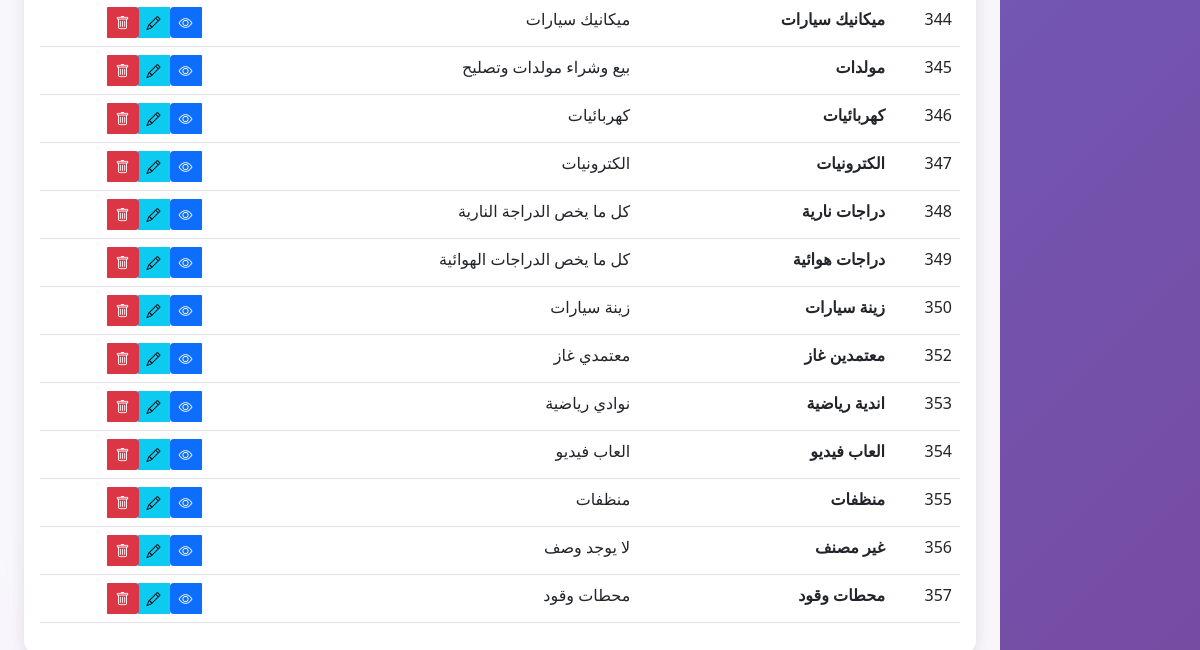
Page /admin/categories (signed in, lower part) on the earlier database version.
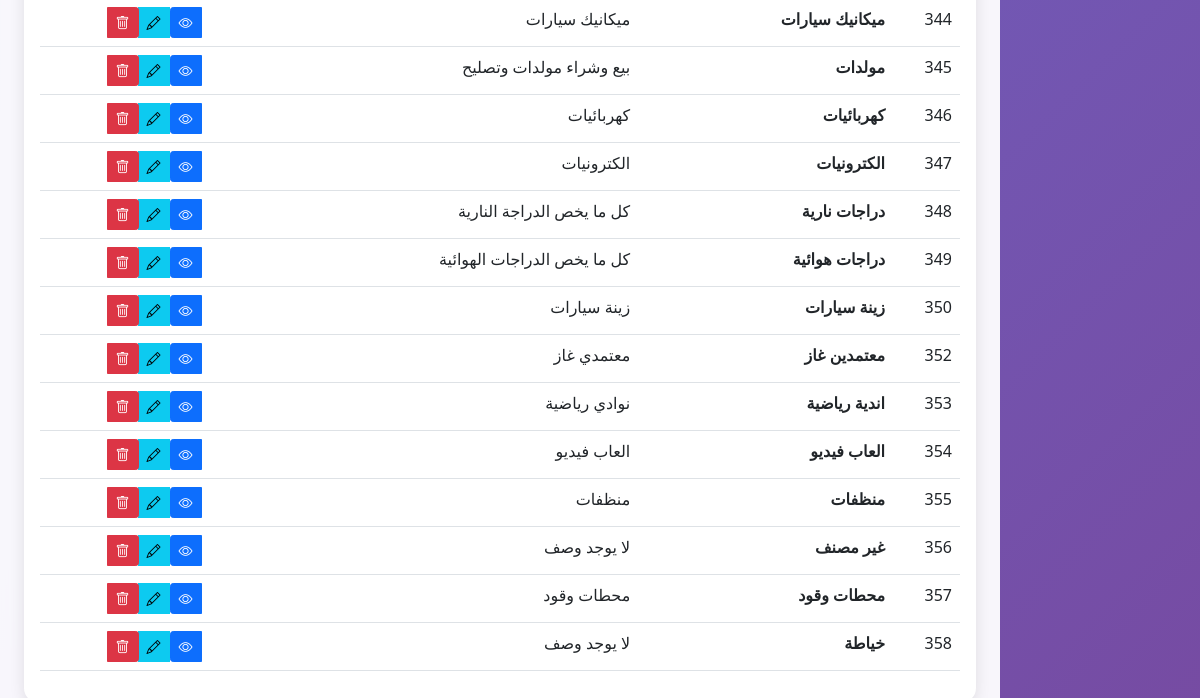
Same page on the later database version.
### tables this page shows
CREATE TABLE categories (
            id INTEGER PRIMARY KEY AUTOINCREMENT,
            name TEXT NOT NULL,
            description TEXT
        );

### app.py (the view)
@app.route('/admin/categories')
def admin_categories():
    if 'user_id' not in session or not session.get('is_admin'):
        flash('ليس لديك صلاحية للوصول لهذه الصفحة', 'error')
        return redirect(url_for('index'))
    conn = sqlite3.connect('hussainiya_stores.db')
    cursor = conn.cursor()
    cursor.execute('SELECT * FROM categories ORDER BY id')
    categories = cursor.fetchall()
    conn.close()
    return render_template('admin_categories.html', categories=categories)

### app.py (called while the page is built, shortened)
@app.before_request
def check_maintenance_mode():
    if request.endpoint and (request.endpoint.startswith('admin_') or
                           request.endpoint == 'login' or
                           request.endpoint == 'logout' or
                           request.endpoint == 'register' or
                           request.endpoint == 'welcome' or
                           request.endpoint == 'save_settings'):
        return

### templates/admin_categories.html (shortened to what this page needs)
<!DOCTYPE html>
<html lang="ar" dir="rtl">
<head>
    <link href="https://cdn.jsdelivr.net/npm/bootstrap@5.1.3/dist/css/bootstrap.min.css" rel="stylesheet">
    <link href="https://cdn.jsdelivr.net/npm/bootstrap-icons@1.7.2/font/bootstrap-icons.css" rel="stylesheet">
</head>
<body>
    <div class="row g-0">
        <div class="col-md-2">
        </div>
        <div class="col-md-10">
            <div class="admin-content p-4">
                <div class="card">
                    <div class="card-body">
                        {% if categories %}
                        <div class="table-responsive">
                            <table class="table table-hover">
                                <tbody>
                                    {% for category in categories %}
                                    <tr>
                                        <td>{{ category[0] }}</td>
                                        <td><strong>{{ category[1] }}</strong></td>
                                        <td>{{ category[2] or 'لا يوجد وصف' }}</td>
                                        <td>
                                            <div class="btn-group" role="group">
                                                <a href="{{ url_for('admin_category_details', category_id=category[0]) }}"
                                                   class="btn btn-primary btn-sm">
                                                    <i class="bi bi-eye"></i>
                                                </a>
                                                <button class="btn btn-info btn-sm" data-bs-toggle="modal"
                                                        data-bs-target="#editCategoryModal{{ category[0] }}">
                                                    <i class="bi bi-pencil"></i>
                                                </button>
                                                <a href="{{ url_for('delete_category', category_id=category[0]) }}"
                                                   class="btn btn-danger btn-sm"
                                                   onclick="return confirm('هل تريد حذف هذا التصنيف؟')">
                                                    <i class="bi bi-trash"></i>
                                                </a>
                                            </div>
                                        </td>
                                    </tr>
                                    {% endfor %}
                                </tbody>
                            </table>
                        </div>
                        {% else %}
                        <div class="text-center py-5">
                            <i class="bi bi-tags" style="font-size: 3rem; color: #ccc;"></i>
                            <h5 class="mt-3 text-muted">لا توجد تصنيفات</h5>
                        </div>
                        {% endif %}
                    </div>
                </div>
            </div>
        </div>
    </div>
</body>
</html>

Differences in the rows shown:
added categories: id "358", name "خياطة", description "لا يوجد وصف"
